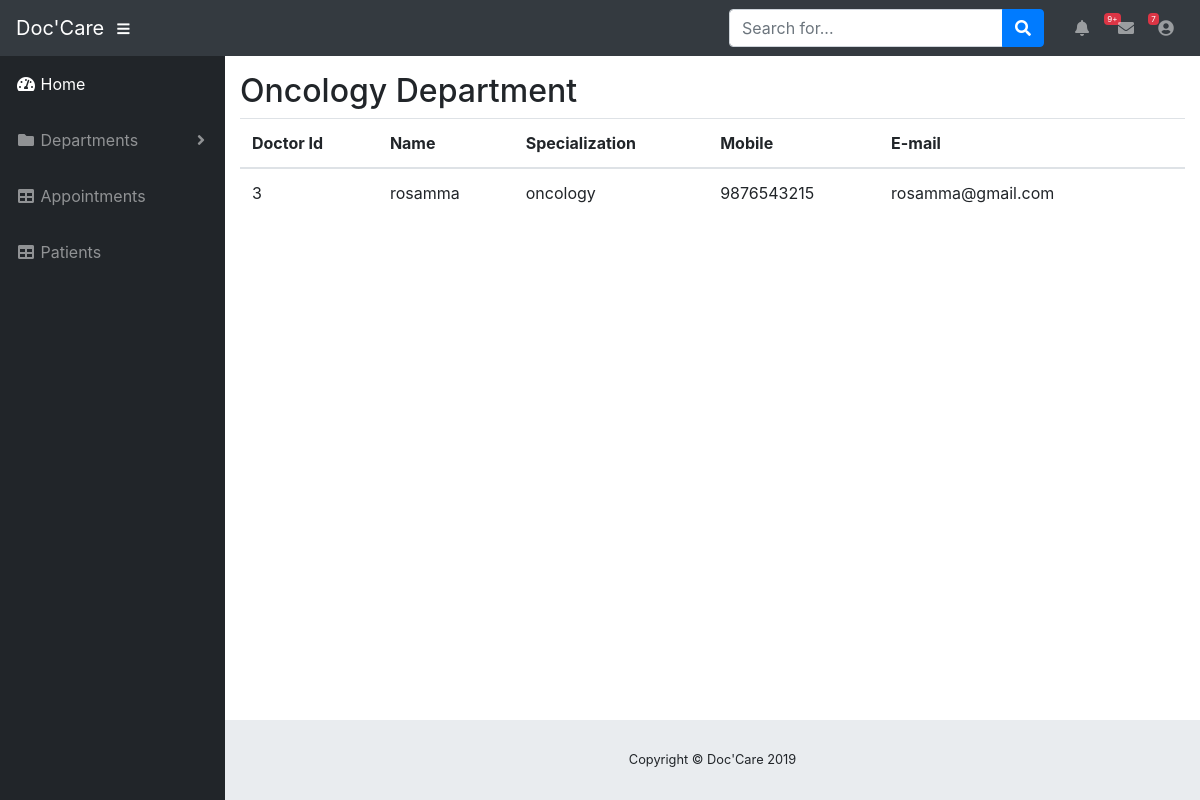
The app's page /doctor_oncology.php?id=oncology with its own data.
### tables this page shows
CREATE TABLE `doctor_registration` (
  `doctor_id` int(11) NOT NULL,
  `doctor_name` varchar(50) NOT NULL,
  `email` varchar(50) NOT NULL,
  `mobile` bigint(20) NOT NULL,
  `id_card_number` varchar(50) NOT NULL,
  `qualification` varchar(50) NOT NULL,
  `experience` varchar(50) NOT NULL,
  `specialization` varchar(50) NOT NULL,
  `pmc_certificate_no` varchar(50) NOT NULL,
  `clinic_address_line1` varchar(200) NOT NULL,
  `country` varchar(50) NOT NULL,
  `state` varchar(50) NOT NULL,
  `city` varchar(50) NOT NULL,
  `pincode` varchar(50) NOT NULL,
  `time_from` varchar(10) NOT NULL,
  `time_to` varchar(10) NOT NULL,
  `username` varchar(50) NOT NULL,
  `password` varchar(50) NOT NULL,
  `status` varchar(50) NOT NULL DEFAULT 'pending'
);

### doctor_oncology.php (the view)
<?php include('doctor_header.php');?>
<table class="container-fluid table">
      <thead>
      <h2>Oncology Department</h2>
         <tr>
             <th>Doctor Id</th>
             <th>Name</th>
             <th>Specialization</th>
             <th>Mobile</th>
             <th>E-mail</th>
             <th></th>
         </tr>
    </thead>
    <tbody>
<?php
include('connection.php');
$var = $_GET['id'];
$sql = "select * from doctor_registration where specialization='".$var."'";
$result = mysqli_query($conn,$sql);
while($row = mysqli_fetch_assoc($result))
{
    ?>
<tr>
<td><?php echo $row['doctor_id']; ?></td>
<td><?php echo $row['doctor_name']; ?></td>
<td><?php echo $row['specialization']; ?></td>
<td><?php echo $row['mobile']; ?></td>
<td><?php echo $row['email']; ?></td>
</tr>
        <?php
					  }
                      ?>
                      </tbody>
  </table>
<?php include('dashboard_footer.php');?>

### records on screen
doctor_registration: doctor_id "3", doctor_name "rosamma", specialization "oncology", mobile "9876543215", email "rosamma@gmail.com"
